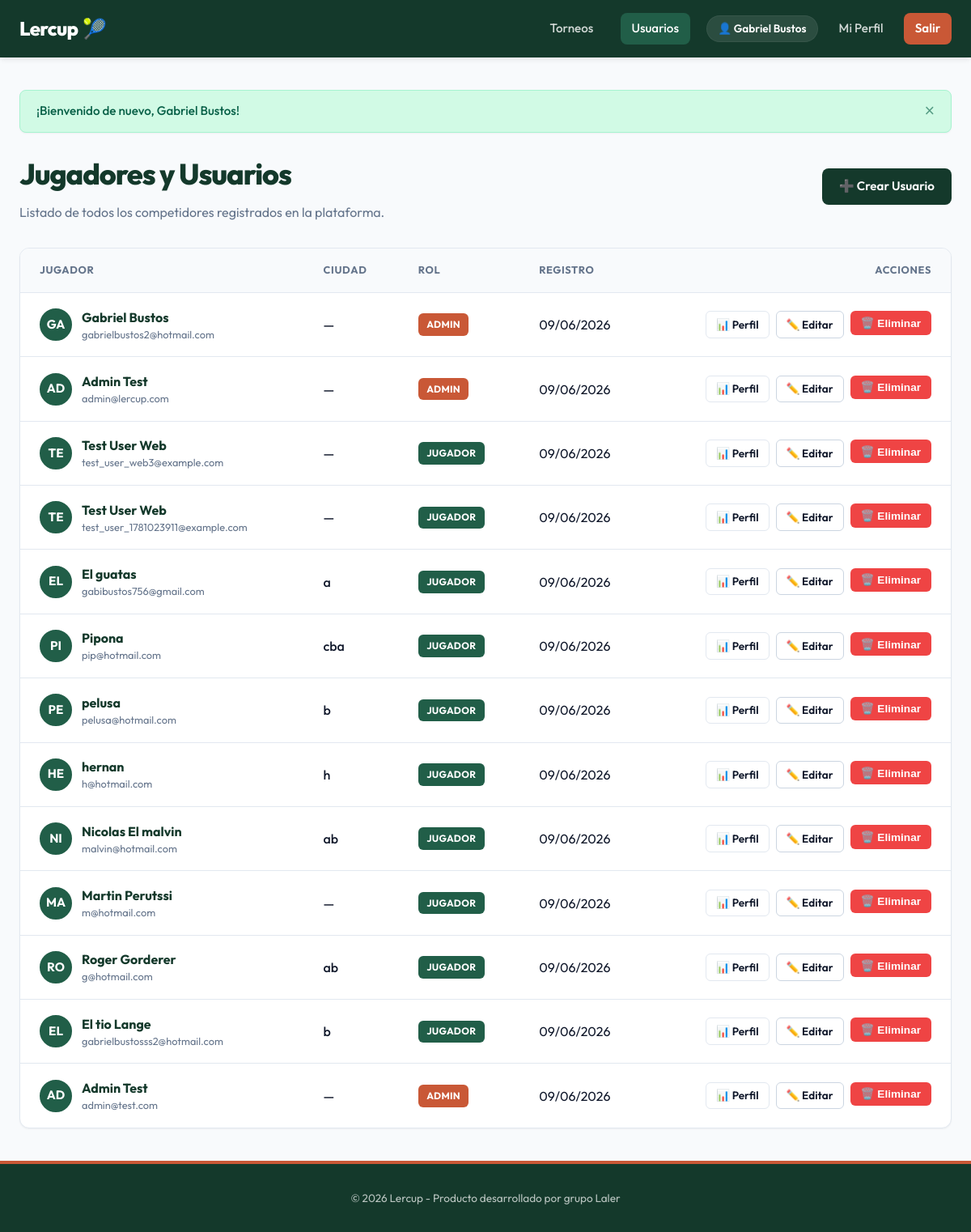
Screenshot of /users (signed in) with the database file from the repository.
### app/models/user.py (models this page shows)
class User(SQLModel, table=True):
    id: Optional[int] = Field(default=None, primary_key=True)
    email: str = Field(index=True, unique=True, nullable=False)
    hashed_password: str = Field(nullable=False)
    full_name: str = Field(nullable=False)
    city: Optional[str] = Field(default=None)
    phone_number: Optional[str] = Field(default=None)
    avatar_url: Optional[str] = Field(default=None)
    is_admin: bool = Field(default=False)
    role: str = Field(default="player") # player, tournament_admin, admin
    created_at: datetime = Field(default_factory=datetime.utcnow)
    profiles: List["PlayerProfile"] = Relationship(
        back_populates="user",
        sa_relationship_kwargs={"cascade": "all, delete-orphan"}
    )
    registrations: List["TournamentRegistration"] = Relationship(
        back_populates="user",
        sa_relationship_kwargs={"cascade": "all, delete-orphan"}
    )
    created_tournaments: List["Tournament"] = Relationship(
        back_populates="creator"
    )

### app/routes/web/users.py (the view)
@router.get("")
def list_users(
    request: Request,
    db: Session = Depends(get_session),
    current_user: User = Depends(get_current_user_or_redirect)
):
    users = UserService.get_all_users(db)
    return render_template(request, db, "users/list.html", {
        "users": users,
        "active_page": "users"
    })

### app/templates/users/list.html (shortened to what this page needs)
{% extends "base.html" %}
{% block content %}
<div style="display: flex; justify-content: space-between; align-items: center; margin-bottom: 2rem; flex-wrap: wrap; gap: 1rem;">
    <div>
        <h1>Jugadores y Usuarios</h1>
        <p style="color: var(--text-muted);">Listado de todos los competidores registrados en la plataforma.</p>
    </div>
    {% if current_user and current_user.is_admin %}
        <a href="/users/create" class="btn btn-primary">➕ Crear Usuario</a>
    {% endif %}
</div>
{% if users %}
    <div class="table-responsive">
        <table>
            <thead>
                <tr>
                    <th>Jugador</th>
                    <th>Ciudad</th>
                    <th>Rol</th>
                    <th>Registro</th>
                    <th style="text-align: right;">Acciones</th>
                </tr>
            </thead>
            <tbody>
                {% for u in users %}
                    <tr>
                        <td>
                            <div style="display: flex; align-items: center; gap: 0.75rem;">
                                {% if u.avatar_url %}
                                    <img src="{{ u.avatar_url }}" alt="Avatar" style="width: 2.5rem; height: 2.5rem; border-radius: 50%; object-fit: cover; border: 2px solid var(--primary-light);">
                                {% else %}
                                    <div style="width: 2.5rem; height: 2.5rem; border-radius: 50%; background-color: var(--primary-light); color: white; display: flex; align-items: center; justify-content: center; font-weight: 700; font-size: 0.95rem; text-transform: uppercase; border: 2px solid var(--primary-light);">
                                        {{ u.full_name[:2] }}
                                    </div>
                                {% endif %}
                                <div>
                                    <div style="font-weight: 700; color: var(--primary-color);">{{ u.full_name }}</div>
                                    <div style="font-size: 0.8rem; color: var(--text-muted);">{{ u.email }}</div>
                                </div>
                            </div>
                        </td>
                        <td>
                            <span style="font-weight: 500;">{{ u.city or '—' }}</span>
                        </td>
                        <td>
                            {% if u.role == 'admin' or u.is_admin %}
                                <span class="badge" style="background-color: var(--accent-color); color: white;">Admin</span>
                            {% elif u.role == 'tournament_admin' %}
                                <span class="badge" style="background-color: var(--primary-color); color: white;">Organizador</span>
                            {% else %}
                                <span class="badge" style="background-color: var(--primary-light); color: white;">Jugador</span>
                            {% endif %}
                        </td>
                        <td>{{ u.created_at.strftime('%d/%m/%Y') }}</td>
                        <td style="text-align: right;">
                            <div style="display: flex; justify-content: flex-end; gap: 0.5rem;">
                                <a href="/users/profile/{{ u.id }}" class="btn btn-outline btn-sm">📊 Perfil</a>
                                {% if current_user and current_user.is_admin %}
                                    <a href="/users/edit/{{ u.id }}" class="btn btn-outline btn-sm" style="border-color: #cbd5e1;">✏️ Editar</a>
                                    <form action="/users/delete/{{ u.id }}" method="post" style="display: inline; margin: 0;">
                                        <button type="submit" class="btn btn-danger btn-sm btn-delete-confirm" data-confirm-message="¿Estás seguro de que deseas eliminar al usuario {{ u.full_name }}? Esto puede causar inconsistencia en los partidos jugados.">🗑️ Eliminar</button>
                                    </form>
                                {% endif %}
                            </div>
                        </td>
                    </tr>
                {% endfor %}
            </tbody>
        </table>
    </div>
{% else %}
    <div class="card" style="text-align: center; padding: 4rem 2rem; color: var(--text-muted);">
        <p style="font-size: 2.5rem; margin-bottom: 1rem;">👥</p>
        <h2>No hay usuarios</h2>
        <p>Aún no hay usuarios registrados en el sistema.</p>
    </div>
{% endif %}
{% endblock %}

### app/templates/base.html (shortened to what this page needs)
<!DOCTYPE html>
<html lang="es">
<head>
    <link rel="stylesheet" href="/static/css/app.css">
</head>
<body>
    <header>
        <div class="navbar">
            <a href="/" class="nav-brand">
                Lercup<span>🎾</span>
            </a>
            <nav>
                <ul class="nav-menu">
                    <li><a href="/tournaments" class="nav-link {% if active_page == 'tournaments' %}active{% endif %}">Torneos</a></li>
                    <li><a href="/users" class="nav-link {% if active_page == 'users' %}active{% endif %}">Usuarios</a></li>
                    {% if current_user %}
                        <li class="user-menu">
                            <span class="user-badge">👤 {{ current_user.full_name }}</span>
                            <a href="/users/profile/{{ current_user.id }}" class="nav-link {% if active_page == 'profile' %}active{% endif %}">Mi Perfil</a>
                            <a href="/auth/logout" class="nav-link nav-btn">Salir</a>
                        </li>
                    {% else %}
                        <li><a href="/auth/login" class="nav-link">Iniciar Sesión</a></li>
                        <li><a href="/auth/register" class="nav-link nav-btn">Registrarse</a></li>
                    {% endif %}
                </ul>
            </nav>
        </div>
    </header>
    <main>
        {% if messages %}
            <div class="alerts-container">
                {% for msg in messages %}
                    <div class="alert alert-{{ msg.type }}">
                        <span>{{ msg.text }}</span>
                        <button class="close-btn">&times;</button>
                    </div>
                {% endfor %}
            </div>
        {% endif %}
        {% block content %}
        {% endblock %}
    </main>
    <footer>
        <p>&copy; 2026 Lercup - Producto desarrollado por grupo Laler</p>
    </footer>
</body>
</html>

### rows the page displays
User: full_name "Gabriel Bustos", full_name "GA", email "gabrielbustos2@hotmail.com", city "—", role "ADMIN", created_at "09/06/2026"
User: full_name "AD", full_name "Admin Test", email "admin@lercup.com", city "—", role "ADMIN", created_at "09/06/2026"
User: full_name "TE", full_name "Test User Web", email "test_user_web3@example.com", city "—", role "JUGADOR", created_at "09/06/2026"
User: full_name "TE", full_name "Test User Web", email "test_user_1781023911@example.com", city "—", role "JUGADOR", created_at "09/06/2026"
User: full_name "EL", full_name "El guatas", email "gabibustos756@gmail.com", city "a", role "JUGADOR", created_at "09/06/2026"
User: full_name "PI", full_name "Pipona", email "pip@hotmail.com", city "cba", role "JUGADOR", created_at "09/06/2026"
User: full_name "PE", full_name "pelusa", email "pelusa@hotmail.com", city "b", role "JUGADOR", created_at "09/06/2026"
User: full_name "HE", full_name "hernan", email "h@hotmail.com", city "h", role "JUGADOR", created_at "09/06/2026"
User: full_name "NI", full_name "Nicolas El malvin", email "malvin@hotmail.com", city "ab", role "JUGADOR", created_at "09/06/2026"
User: full_name "MA", full_name "Martin Perutssi", email "m@hotmail.com", city "—", role "JUGADOR", created_at "09/06/2026"
User: full_name "RO", full_name "Roger Gorderer", email "g@hotmail.com", city "ab", role "JUGADOR", created_at "09/06/2026"
User: full_name "EL", full_name "El tio Lange", email "gabrielbustosss2@hotmail.com", city "b", role "JUGADOR", created_at "09/06/2026"
User: full_name "AD", full_name "Admin Test", email "admin@test.com", city "—", role "ADMIN", created_at "09/06/2026"

### other values shown
{{ msg.text }} "¡Bienvenido de nuevo, Gabriel Bustos!"
